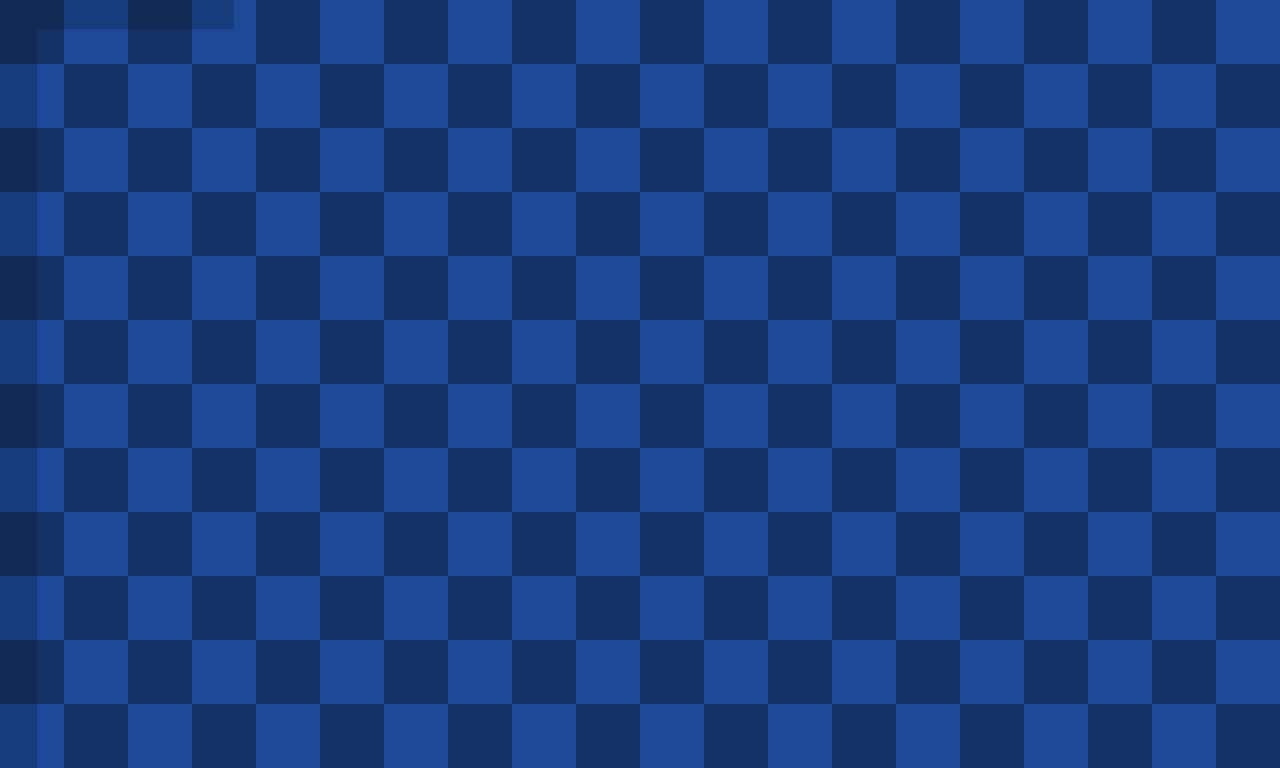

A 2D game scene composited from a Tiled map and its tileset images. What follows is a short description and the map's XML, with every tile layer's data as written:
An orthogonal 10x6 tile map with 128x128 px tiles, 1 tile layer (Camada de Blocos 1).

<map version="1.10" tiledversion="1.10.2" orientation="orthogonal" renderorder="right-down" width="10" height="6" tilewidth="128" tileheight="128" infinite="0" nextlayerid="2" nextobjectid="1">
 <tileset firstgid="1" source="daniel.tsx" />
 <layer id="1" name="Camada de Blocos 1" width="10" height="6">
  <data encoding="csv">
1,2,5,5,5,5,5,5,5,5,
4,5,5,5,5,5,5,5,5,5,
4,5,5,5,5,5,5,5,5,5,
4,5,5,5,5,5,5,5,5,5,
4,5,5,5,5,5,5,5,5,5,
4,5,5,5,5,5,5,5,5,5
</data>
 </layer>
</map>
